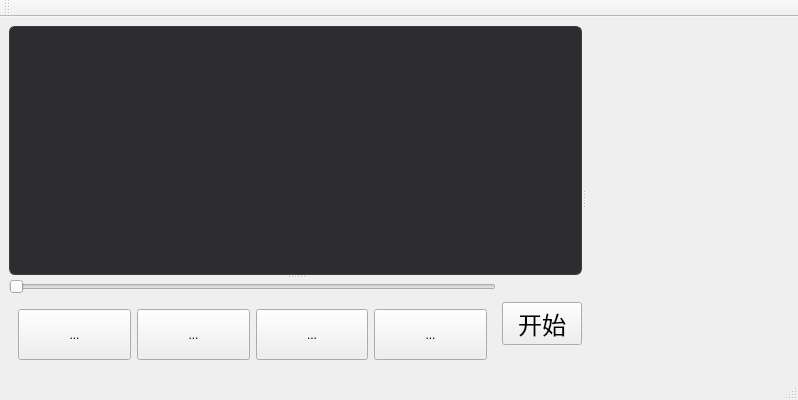
<?xml version="1.0" encoding="UTF-8"?>
<ui version="4.0">
 <class>MainWindow</class>
 <widget class="QMainWindow" name="MainWindow">
  <property name="geometry">
   <rect>
    <x>0</x>
    <y>0</y>
    <width>798</width>
    <height>400</height>
   </rect>
  </property>
  <property name="minimumSize">
   <size>
    <width>300</width>
    <height>400</height>
   </size>
  </property>
  <property name="maximumSize">
   <size>
    <width>100000</width>
    <height>100000</height>
   </size>
  </property>
  <property name="baseSize">
   <size>
    <width>300</width>
    <height>0</height>
   </size>
  </property>
  <property name="windowTitle">
   <string>MainWindow</string>
  </property>
  <property name="styleSheet">
   <string notr="true">Qwidget#centralwidget{
background-color#019237
}</string>
  </property>
  <widget class="QWidget" name="centralwidget">
   <layout class="QVBoxLayout" name="verticalLayout" stretch="0">
    <item>
     <widget class="QSplitter" name="splitter">
      <property name="orientation">
       <enum>Qt::Orientation::Horizontal</enum>
      </property>
      <widget class="QWidget" name="left_widget" native="true">
       <property name="enabled">
        <bool>true</bool>
       </property>
       <property name="styleSheet">
        <string notr="true">QMainWindow, QWidget#centralWidget {
    background-color: #1E1E1E; /* VS Code 经典深灰底 */
}
QPlainTextEdit, QTreeWidget {
    background-color: #2D2D30;
    border: 1px solid #3E3E42;
    border-radius: 6px;
    padding: 8px;
    color: #D4D4D4; /* 浅灰白色字体 */
    selection-background-color: #264F78;
}
QPlainTextEdit:focus {
    border: 1px solid #007ACC; /* VS Code 经典蓝 */
}
QToolBar { background: transparent; border: none; }
</string>
       </property>
       <layout class="QVBoxLayout" name="verticalLayout_2">
        <item>
         <widget class="QSplitter" name="splitter_2">
          <property name="minimumSize">
           <size>
            <width>40</width>
            <height>30</height>
           </size>
          </property>
          <property name="orientation">
           <enum>Qt::Orientation::Vertical</enum>
          </property>
          <widget class="QPlainTextEdit" name="plainTextEdit">
           <property name="font">
            <font>
             <family>Consolas</family>
             <pointsize>16</pointsize>
            </font>
           </property>
          </widget>
          <widget class="QWidget" name="bottom_widget" native="true">
           <layout class="QGridLayout" name="gridLayout">
            <item row="0" column="0">
             <widget class="QSlider" name="horizontalSlider">
              <property name="orientation">
               <enum>Qt::Orientation::Horizontal</enum>
              </property>
             </widget>
            </item>
            <item row="0" column="1" rowspan="2">
             <widget class="QPushButton" name="start_button">
              <property name="font">
               <font>
                <pointsize>18</pointsize>
               </font>
              </property>
              <property name="text">
               <string>开始</string>
              </property>
             </widget>
            </item>
            <item row="1" column="0">
             <widget class="QWidget" name="widget_3" native="true">
              <layout class="QHBoxLayout" name="horizontalLayout">
               <item>
                <widget class="QToolButton" name="toolButton">
                 <property name="sizePolicy">
                  <sizepolicy hsizetype="Preferred" vsizetype="Preferred">
                   <horstretch>0</horstretch>
                   <verstretch>0</verstretch>
                  </sizepolicy>
                 </property>
                 <property name="minimumSize">
                  <size>
                   <width>40</width>
                   <height>30</height>
                  </size>
                 </property>
                 <property name="baseSize">
                  <size>
                   <width>30</width>
                   <height>40</height>
                  </size>
                 </property>
                 <property name="text">
                  <string>...</string>
                 </property>
                 <property name="popupMode">
                  <enum>QToolButton::ToolButtonPopupMode::DelayedPopup</enum>
                 </property>
                 <property name="autoRaise">
                  <bool>false</bool>
                 </property>
                </widget>
               </item>
               <item>
                <widget class="QToolButton" name="toolButton_2">
                 <property name="sizePolicy">
                  <sizepolicy hsizetype="Preferred" vsizetype="Preferred">
                   <horstretch>0</horstretch>
                   <verstretch>0</verstretch>
                  </sizepolicy>
                 </property>
                 <property name="minimumSize">
                  <size>
                   <width>40</width>
                   <height>30</height>
                  </size>
                 </property>
                 <property name="text">
                  <string>...</string>
                 </property>
                </widget>
               </item>
               <item>
                <widget class="QToolButton" name="toolButton_3">
                 <property name="sizePolicy">
                  <sizepolicy hsizetype="Preferred" vsizetype="Preferred">
                   <horstretch>0</horstretch>
                   <verstretch>0</verstretch>
                  </sizepolicy>
                 </property>
                 <property name="minimumSize">
                  <size>
                   <width>40</width>
                   <height>30</height>
                  </size>
                 </property>
                 <property name="text">
                  <string>...</string>
                 </property>
                </widget>
               </item>
               <item>
                <widget class="QToolButton" name="toolButton_4">
                 <property name="sizePolicy">
                  <sizepolicy hsizetype="Preferred" vsizetype="Preferred">
                   <horstretch>0</horstretch>
                   <verstretch>0</verstretch>
                  </sizepolicy>
                 </property>
                 <property name="minimumSize">
                  <size>
                   <width>40</width>
                   <height>30</height>
                  </size>
                 </property>
                 <property name="text">
                  <string>...</string>
                 </property>
                </widget>
               </item>
              </layout>
             </widget>
            </item>
           </layout>
          </widget>
         </widget>
        </item>
       </layout>
      </widget>
      <widget class="QScrollArea" name="StackScrollArea">
       <property name="styleSheet">
        <string notr="true">QScrollArea {
    border: none;
    background-color: #F3F4F6;
}

/* 必须设置滚动区域内部容器的背景色 */
#qt_scrollarea_viewport, #qt_scrollarea_widgetcontents {
    background-color: #F3F4F6;
}

/* 2. 栈帧卡片 (GroupBox) 样式 */
QGroupBox {
    background-color: #FFFFFF;
    border: 1px solid #E5E7EB;
    border-radius: 8px; /* 圆角 */
    margin-top: 24px;   /* 给标题留出空间 */
    padding-top: 10px;
}

/* 函数名标题样式 */
QGroupBox::title {
    subcontrol-origin: margin;
    subcontrol-position: top left;
    left: 15px;
    top: 5px;
    color: #2563EB;     /* 亮蓝色 */
    font-weight: bold;
    font-size: 14px;
    background-color: transparent;
}

/* 3. 变量表格样式 */
QTableWidget {
    background-color: transparent;
    border: none;
    gridline-color: #E5E7EB; /* 浅灰色网格线 */
    color: #1F2937;          /* 字体深灰色 */
}

/* 表头样式 */
QHeaderView::section {
    background-color: #F9FAFB;
    color: #6B7280;
    border: none;
    border-bottom: 2px solid #E5E7EB;
    font-weight: bold;
    padding: 4px;
}

/* 4. 美化滚动条 (变细、变圆滑) */
QScrollBar:vertical {
    border: none;
    background: transparent;
    width: 8px;
    margin: 0px 0px 0px 0px;
}
QScrollBar::handle:vertical {
    background: #D1D5DB;
    min-height: 20px;
    border-radius: 4px;
}
QScrollBar::handle:vertical:hover {
    background: #9CA3AF;
}
QScrollBar::add-line:vertical, QScrollBar::sub-line:vertical {
    height: 0px;
}</string>
       </property>
       <property name="widgetResizable">
        <bool>true</bool>
       </property>
       <widget class="QWidget" name="scrollAreaWidgetContents">
        <property name="geometry">
         <rect>
          <x>0</x>
          <y>0</y>
          <width>228</width>
          <height>339</height>
         </rect>
        </property>
       </widget>
      </widget>
     </widget>
    </item>
   </layout>
  </widget>
  <widget class="QMenuBar" name="menubar">
   <property name="geometry">
    <rect>
     <x>0</x>
     <y>0</y>
     <width>798</width>
     <height>17</height>
    </rect>
   </property>
  </widget>
  <widget class="QStatusBar" name="statusbar"/>
  <widget class="QToolBar" name="toolBar">
   <property name="windowTitle">
    <string>toolBar</string>
   </property>
   <attribute name="toolBarArea">
    <enum>TopToolBarArea</enum>
   </attribute>
   <attribute name="toolBarBreak">
    <bool>false</bool>
   </attribute>
  </widget>
  <action name="actionnext">
   <property name="icon">
    <iconset>
     <normaloff>:/icons/icons/arrow_forward_24dp_E3E3E3_FILL0_wght400_GRAD0_opsz24.svg</normaloff>:/icons/icons/arrow_forward_24dp_E3E3E3_FILL0_wght400_GRAD0_opsz24.svg</iconset>
   </property>
   <property name="text">
    <string>next</string>
   </property>
   <property name="shortcut">
    <string>Ctrl+N</string>
   </property>
   <property name="menuRole">
    <enum>QAction::MenuRole::NoRole</enum>
   </property>
  </action>
  <action name="actionprev">
   <property name="icon">
    <iconset>
     <normaloff>:/icons/icons/arrow_back_24dp_E3E3E3_FILL0_wght400_GRAD0_opsz24.svg</normaloff>:/icons/icons/arrow_back_24dp_E3E3E3_FILL0_wght400_GRAD0_opsz24.svg</iconset>
   </property>
   <property name="text">
    <string>prev</string>
   </property>
   <property name="shortcut">
    <string>Ctrl+P</string>
   </property>
   <property name="menuRole">
    <enum>QAction::MenuRole::NoRole</enum>
   </property>
  </action>
  <action name="actionfirst">
   <property name="icon">
    <iconset>
     <normaloff>:/icons/icons/first.svg</normaloff>:/icons/icons/first.svg</iconset>
   </property>
   <property name="text">
    <string>first</string>
   </property>
   <property name="shortcut">
    <string>Ctrl+F</string>
   </property>
   <property name="menuRole">
    <enum>QAction::MenuRole::NoRole</enum>
   </property>
  </action>
  <action name="actionlast">
   <property name="icon">
    <iconset>
     <normaloff>:/icons/icons/last.svg</normaloff>:/icons/icons/last.svg</iconset>
   </property>
   <property name="text">
    <string>last</string>
   </property>
   <property name="shortcut">
    <string>Ctrl+L</string>
   </property>
   <property name="menuRole">
    <enum>QAction::MenuRole::NoRole</enum>
   </property>
  </action>
 </widget>
 <resources/>
 <connections/>
</ui>
